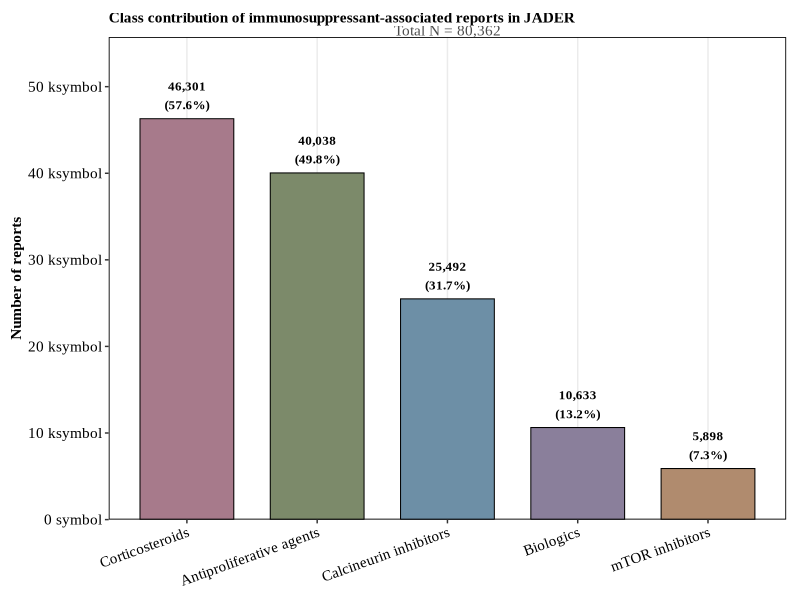
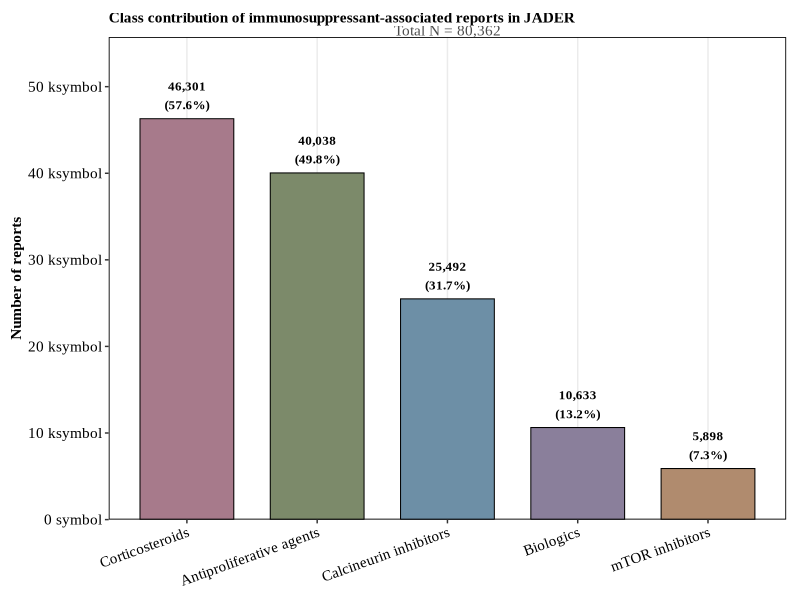
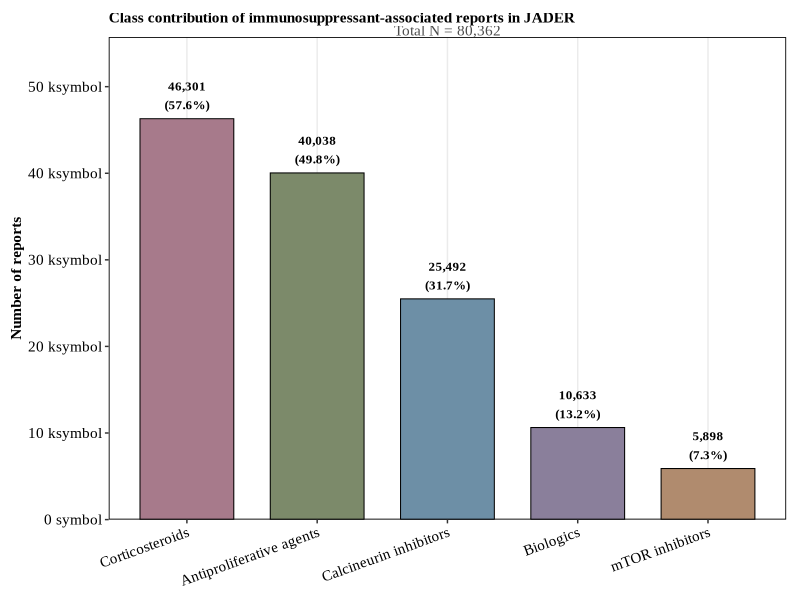

These figures' R source, in order:
suppressPackageStartupMessages({
  library(tidyverse)
  library(scales)
})

## -------------------- 1) 固定配色（与全文一致） --------------------
drug_colors <- c(
  "Calcineurin inhibitors"   = "#6D8FA6",
  "mTOR inhibitors"          = "#B08B6E",
  "Antiproliferative agents" = "#7C8A6A",
  "Corticosteroids"          = "#A77A8B",
  "Biologics"                = "#8A7F9B"
)

## -------------------- 2) 输入你给的 JADER 总量数据 --------------------
df <- tibble::tribble(
  ~drug_class,                 ~n,
  "Corticosteroids",            46301,
  "Antiproliferative agents",   40038,
  "Calcineurin inhibitors",     25492,
  "Biologics",                  10633,
  "mTOR inhibitors",             5898
)

N_total <- 80362

df <- df %>%
  mutate(
    pct = 100 * n / N_total
  ) %>%
  arrange(desc(n)) %>%
  mutate(
    drug_class = factor(drug_class, levels = drug_class),
    label = sprintf("%s\n(%.1f%%)", comma(n), pct)
  )

## -------------------- 3) 主题：白底 + 黑框（与你前文一致） --------------------
theme_pub_box <- function(base_size = 11, base_family = "Times New Roman") {
  theme_bw(base_size = base_size, base_family = base_family) %+replace%
    theme(
      panel.border = element_rect(color = "black", fill = NA, linewidth = 0.6),
      panel.grid.minor = element_blank(),
      panel.grid.major.y = element_blank(),
      axis.title = element_text(face = "bold"),
      axis.text  = element_text(color = "black"),
      plot.title = element_text(face = "bold", hjust = 0),
      plot.subtitle = element_text(color = "grey30"),
      plot.margin = margin(8, 10, 8, 8)
    )
}

## -------------------- 4) 绘图 --------------------
p <- ggplot(df, aes(x = drug_class, y = n, fill = drug_class)) +
  geom_col(width = 0.72, color = "black", linewidth = 0.35) +
  geom_text(
    aes(label = label),
    vjust = -0.35,
    size = 3.3,
    family = "Times New Roman",
    fontface = "bold"
  ) +
  scale_fill_manual(values = drug_colors, guide = "none") +
  scale_y_continuous(
    labels = label_number(scale_cut = cut_si("symbol")),
    limits = c(0, max(df$n) * 1.18),
    expand = expansion(mult = c(0, 0.02))
  ) +
  labs(
    title = "Class contribution of immunosuppressant-associated reports in JADER",
    subtitle = sprintf("Total N = %s", comma(N_total)),
    x = NULL,
    y = "Number of reports"
  ) +
  theme_pub_box(base_size = 11) +
  theme(
    axis.text.x = element_text(angle = 20, hjust = 1)
  )

print(p)

## -------------------- 5) 导出（按你的工程目录，可改） --------------------
out_dir <- "D:/Projects/immunosuppressants_DILI/10_figures/Figure5_JADER"
dir.create(out_dir, recursive = TRUE, showWarnings = FALSE)

ggsave(file.path(out_dir, "Figure5D_JADER_ClassContribution_N.png"),
       p, width = 170, height = 110, units = "mm", dpi = 300, bg = "white")
ggsave(
  filename = file.path(out_dir, "Figure5D_JADER_ClassContribution_N.pdf"),
  plot = p,
  width = 170,
  height = 110,
  units = "mm",
  device = cairo_pdf  # 关键点：指定使用 cairo 设备
)
